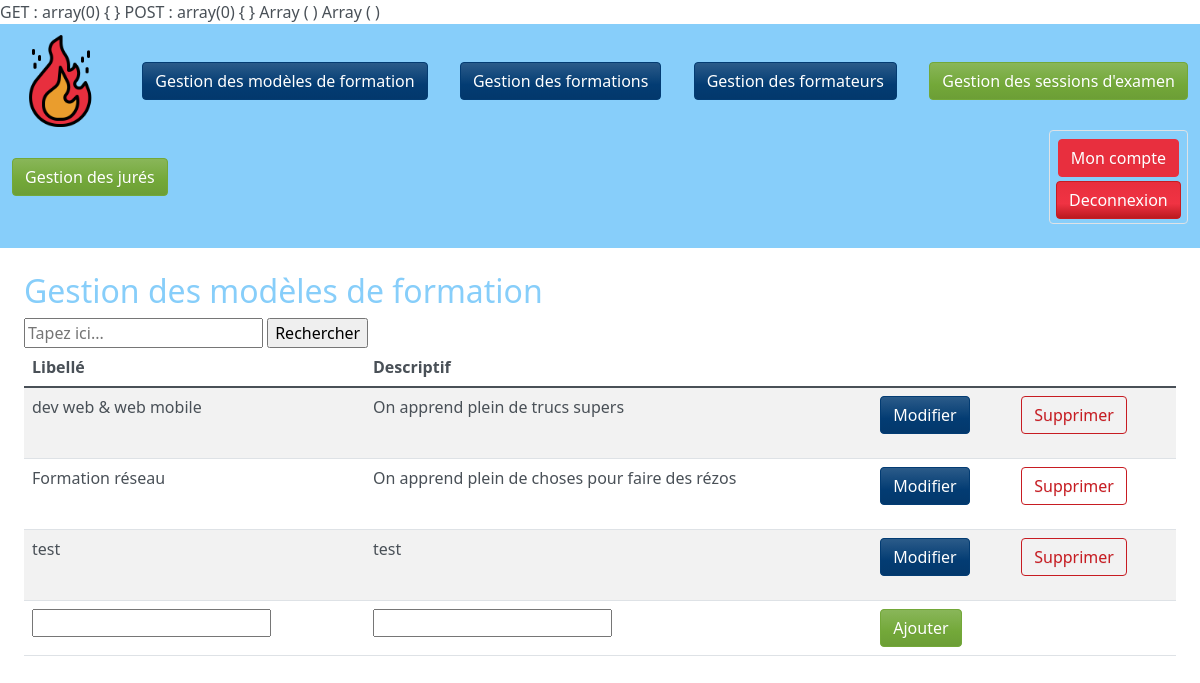
Before: / with the older database file.
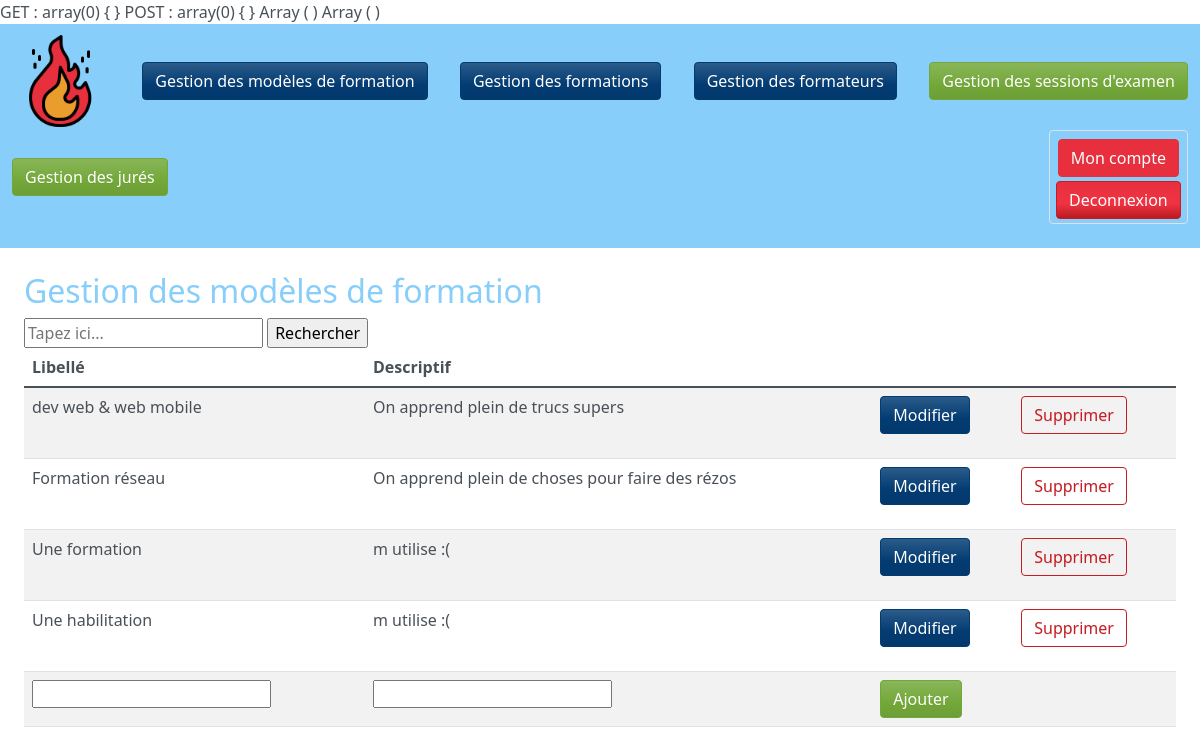
After: the same page with the newer database file.
### tables this page shows
CREATE TABLE IF NOT EXISTS `formationpattern` (
  `ID_formationPattern` int(5) NOT NULL AUTO_INCREMENT,
  `Libelle_formationPatern` char(255) NOT NULL,
  `Descriptif_formation` char(255) DEFAULT NULL,
  PRIMARY KEY (`ID_formationPattern`)
);

### modeles/classes/mgr_formationPattern.class.php (called while the page is built, shortened)
<?php
    Class mgr_formationPattern {
    public static function read_all() {
        $sql =
            'SELECT * FROM formationpattern';
        $connexion = Connector::connect();
        $res = $connexion->prepare($sql);
        $res->execute();
        $res->setFetchMode(PDO::FETCH_ASSOC|PDO::FETCH_PROPS_LATE);
        $ans = $res->fetchAll();
        return $ans;
    }
        }

### views/gestionFormationPattern.php (the view)
<div class="container-fluid p-4">
    <h2>Gestion des modèles de formation</h2>
    <input type="text" name="search-bar" placeholder="Tapez ici...">
    <input type="button" id="search-button" value="Rechercher">
    <table id="tableGestionModelesFormation" class="table table-striped">
        <thead>
            <tr>
                <th scope="col">Libellé</th>
                <th scope="col">Descriptif</th>
            </tr>
        </thead>
        <tbody>
            <?php
            $tempInstance = new mgr_formationPattern();
            $list = $tempInstance->read_all('formationpattern');
            if(isset($_POST['modifyFormationPattern'])){
                echo '<tr>' .
                    '<td>' . $item['Libelle_formationPatern'] . '</td>'.
                    '<td>' . $item['Descriptif_formation'] . '</td>'.
                    '<td>
                    <form method="POST">
                    <button name="modifyFormationPattern" value="'.$item['ID_formationPattern'].'" class="btn btn-info"';
                if(isset($_POST['modifyFormationPattern'])){
                    echo 'disabled';
                }
                echo '>Modifier</button>
                    </form>'.
                    '<td><form method="POST">
                    <button name="delFormationPattern" value="'.$item['ID_formationPattern'].'" class="btn btn-outline-danger"';
                if(isset($_POST['modifyFormationPattern'])){
                        echo 'disabled';
                }
                echo '
                    >Supprimer</button>
                    </form>'
                ;
                if(isset($_POST['modifyFormationPattern'])){
                    echo '
                    <tr>
                        <form method="POST">
                            <td>
                                <input type="text" name="libelleNew">
                            </td>
                            <td>
                                <input type="text" name="descriptifNew">
                            </td>
                            <td colspan="2">
                                <input type="submit" name="modificationToConfirm" class="btn btn-success" value="Confirmer">
                            </td>
                        </form>
                    </tr>
                    '
                    ;
                }
            }
            else{
                foreach($list as $item){
                    echo '<tr>' .
                    '<td>' . $item['Libelle_formationPatern'] . '</td>'.
                    '<td>' . $item['Descriptif_formation'] . '</td>'.
                    '<td>
                    <form method="POST">
                    <button name="modifyFormationPattern" value="'.$item['ID_formationPattern'].'" class="btn btn-info">Modifier</button>
                    </form>'.
                    '<td><form method="POST">
                    <button name="delFormationPattern" value="'.$item['ID_formationPattern'].'" class="btn btn-outline-danger">Supprimer</button>
                    </form>'
                    ;
                }
            }
            if(!isset($_POST['modifyFormationPattern'])){
            echo '
            <tr>
                <form method="POST">
                    <td><input type="text" name="libelle"></td>
                    <td><input type="text" name="descriptif"></td>
                    <td colspan="2">
                        <input type="submit" name="addFormationPattern" class="btn btn-success" value="Ajouter">
                    </td>
                </form>
            </tr>
            ';
            }
            ?>
        </tbody>
    </table>
</div>

### index.php (shortened to what this page needs)
<?php
echo "GET : "; var_dump($_GET);
echo "POST : "; var_dump($_POST);
    $route = 'home';
    print_r($_POST);
    print_r($_GET);
    switch ($route){
        case 'home':
            require('views/header.php');
            require('views/gestionFormationPattern.php');
            require('views/footer.php');
        break;
    }
?>

### views/header.php (shortened to what this page needs)
<!DOCTYPE html>
<html lang="en">
<head>
    <link rel="stylesheet" href="assets/bootstrap/css/bootstrap.min.css">
</head>
<body>
    <nav class="navbar bg-primary">
        <form class="container-fluid justify-content-between" method="$_GET" action="index.php">
            <img class="col-1" src="assets/img/logos/fire.png" alt="logo ">
            <input class="btn btn-info" type="submit" name="route" value="Gestion des modèles de formation">
            <input class="btn btn-info" type="submit" name="route" value="Gestion des formations">
            <input class="btn btn-info" type="submit" name="route" value="Gestion des formateurs">
            <input class="btn btn-success" type="submit" name="route" value="Gestion des sessions d'examen">
            <input class="btn btn-success" type="submit" name="route" value="Gestion des jurés">
            <div class="d-flex flex-column border p-1 rounded">
                <input class="btn btn-warning m-1" name="route" type="submit" value="Mon compte">
                <input class="btn btn-danger" name="route" type="submit" value="Deconnexion">
            </div>
        </form>
    </nav>

### views/footer.php (shortened to what this page needs)
</html>

Changed rows visible on the page:
removed formationpattern: Libelle_formationPatern "test", Descriptif_formation "test", $item['ID_formationPattern'] 3 (drawn)
added formationpattern: Libelle_formationPatern "Une formation", Descriptif_formation "m utilise :(", $item['ID_formationPattern'] 4 (drawn)
added formationpattern: Libelle_formationPatern "Une habilitation", Descriptif_formation "m utilise :(", $item['ID_formationPattern'] 5 (drawn)
